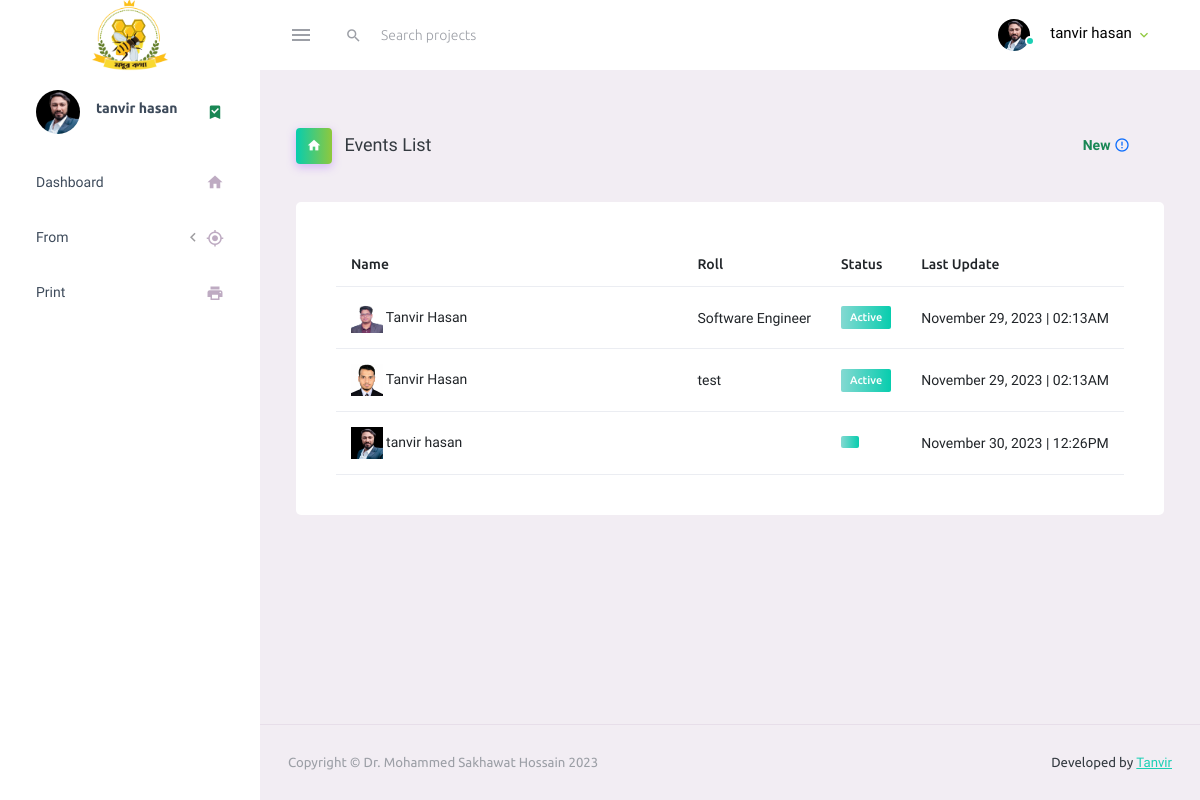
/users.php (signed in), run on an earlier commit of the app's database.
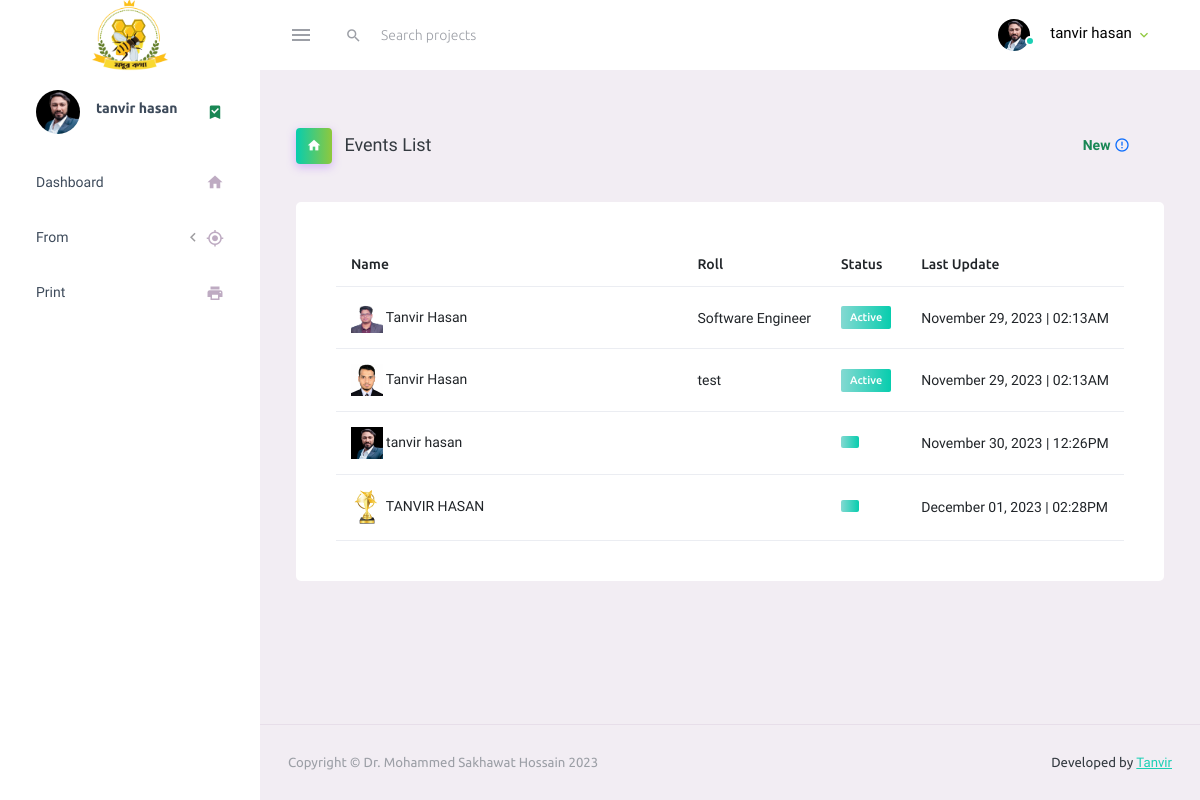
And on a later commit of the database.
### tables this page shows
CREATE TABLE `fls_users` (
  `user_id` int(10) NOT NULL,
  `user_name` varchar(55) DEFAULT NULL,
  `user_pass` varchar(55) DEFAULT NULL,
  `name` varchar(55) DEFAULT NULL,
  `phone_no` varchar(15) NOT NULL,
  `nid` int(20) NOT NULL,
  `address_1` varchar(255) NOT NULL,
  `Vibag_address` varchar(100) DEFAULT '0',
  `zilla_address` varchar(100) DEFAULT '0',
  `upzilla_address` varchar(100) DEFAULT '0',
  `aponar_boys` int(3) NOT NULL,
  `your_sex` varchar(50) NOT NULL,
  `marital_status` varchar(50) NOT NULL,
  `fmaily_members` int(2) NOT NULL,
  `bikolp_pesha` varchar(100) NOT NULL,
  `educational_qualification` varchar(100) NOT NULL,
  `profile_pic` varchar(100) NOT NULL,
  `user_dregination` varchar(100) NOT NULL,
  `status` int(10) NOT NULL,
  `updates` datetime(6) DEFAULT NULL ON UPDATE current_timestamp(6)
);

### config/function.php (called while the page is built, shortened)
<?php
function SelectData($TableName, $moresql){
    global $conn;
    $sql = "SELECT * FROM $TableName $moresql";
    $select = mysqli_query($conn, $sql);
    return $select;
}
function UserData($id, $data){
    $row = SelectData("fls_users", "where user_name='$id'")->fetch_object();
    return $row->$data;
}
?>

### users.php (the view, shortened to what this page needs)
<?php require_once "inc/header.php" ?>
<div class="page-header">
    <h3 class="page-title">
        <span class="page-title-icon bg-gradient-primary text-white me-2">
            <i class="mdi mdi-home"></i>
        </span> Events List
    </h3>
    <nav aria-label="breadcrumb">
        <ul class="breadcrumb">
            <li class="breadcrumb-item" aria-current="page">
                <a onclick="popup('view/new_user.php')" class="nav-link newclients">New <i class="mdi mdi-alert-circle-outline icon-sm text-primary align-middle"></i></a>
            </li>
        </ul>
    </nav>
</div>
<div class="col-lg-12 grid-margin stretch-card">
    <div class="card">
        <div class="card-body">
            <table class="table">
                <thead>
                    <tr>
                        <th> Name </th>
                        <th> Roll </th>
                        <th> Status </th>
                        <th> Last Update </th>
                    </tr>
                </thead>
                <tbody>
                    <?php
                    $data = SelectData("fls_users", 'limit 5');
                    while ($row = $data->fetch_object()) { ?>
                        <tr>
                            <td>
                                <img src="assets/images/faces/<?= $row->profile_pic ?>" class="mr-2" alt="image"> <?= $row->name ?>
                            </td>
                            <td> <?= $row->user_dregination ?> </td>
                            <td>
                                <label class="badge badge-gradient-success">
                                    <?php if ($row->status == 1) {
                                        echo "Active";
                                    } ?></label>
                            </td>
                            <td> <?php echo date("F d, Y | h:iA", strtotime($row->updates)); ?> </td>
                        </tr>
                    <?php } ?>
                </tbody>
            </table>
        </div>
    </div>
</div>
<?php require_once "inc/footer.php" ?>

### inc/header.php (shortened to what this page needs)
<?php
if (!isset($_SESSION['admin_user'])) {
  echo "<script> location.replace('login.php')</script>";
} else {
  $userid = $_SESSION['admin_user'];
}
require_once "config/db_conn.php";
require_once "config/function.php";
?>
<!DOCTYPE html>
<html lang="en">
<head>
  <link rel="stylesheet" href="assets/vendors/mdi/css/materialdesignicons.min.css">
  <link rel="stylesheet" href="assets/vendors/css/vendor.bundle.base.css">
  <link rel="stylesheet" href="assets/css/style.css">
</head>
<body>
  <div class="container-scroller">
    <nav class="navbar default-layout-navbar col-lg-12 col-12 p-0 fixed-top d-flex flex-row">
      <div class="text-center navbar-brand-wrapper d-flex align-items-center justify-content-center">
        <a class="navbar-brand brand-logo" href="index.html"><img src="assets/images/logo/logo.png" style="width: 30%;" alt="logo" /></a>
      </div>
      <div class="navbar-menu-wrapper d-flex align-items-stretch">
        <button class="navbar-toggler navbar-toggler align-self-center" type="button" data-toggle="minimize">
          <span class="mdi mdi-menu"></span>
        </button>
        <div class="search-field d-none d-md-block">
          <form class="d-flex align-items-center h-100" action="#">
            <div class="input-group">
              <div class="input-group-prepend bg-transparent">
                <i class="input-group-text border-0 mdi mdi-magnify"></i>
              </div>
              <input type="text" class="form-control bg-transparent border-0" placeholder="Search projects">
            </div>
          </form>
        </div>
        <ul class="navbar-nav navbar-nav-right">
          <li class="nav-item nav-profile dropdown">
            <a class="nav-link dropdown-toggle" id="profileDropdown" href="#" data-bs-toggle="dropdown" aria-expanded="false">
              <div class="nav-profile-img">
                <img src="assets/images/faces/<?= UserData($userid, 'profile_pic') ?>" alt="image">
                <span class="availability-status online"></span>
              </div>
              <div class="nav-profile-text">
                <p class="mb-1 text-black"><?= UserData($userid, 'name') ?></p>
              </div>
            </a>
          </li>
        </ul>
      </div>
    </nav>
    <div class="container-fluid page-body-wrapper">
      <?php require_once "sidebar.php" ?>
      <div class="main-panel">
        <div class="content-wrapper">

What changed in the data, as far as the page shows it:
added fls_users: profile_pic (picture), name "TANVIR HASAN", updates "December 01, 2023 | 02:28PM"
